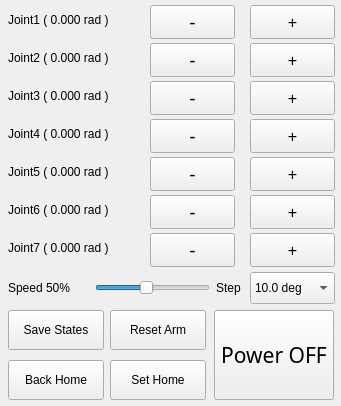
<?xml version="1.0" encoding="UTF-8"?>
<ui version="4.0">
 <class>Form</class>
 <widget class="QWidget" name="Form">
  <property name="geometry">
   <rect>
    <x>0</x>
    <y>0</y>
    <width>341</width>
    <height>406</height>
   </rect>
  </property>
  <property name="minimumSize">
   <size>
    <width>324</width>
    <height>356</height>
   </size>
  </property>
  <property name="maximumSize">
   <size>
    <width>500</width>
    <height>500</height>
   </size>
  </property>
  <property name="cursor">
   <cursorShape>ArrowCursor</cursorShape>
  </property>
  <property name="windowTitle">
   <string>Mantra HMI</string>
  </property>
  <property name="autoFillBackground">
   <bool>false</bool>
  </property>
  <widget class="QPushButton" name="pushButton7_2">
   <property name="geometry">
    <rect>
     <x>250</x>
     <y>233</y>
     <width>85</width>
     <height>34</height>
    </rect>
   </property>
   <property name="font">
    <font>
     <family>Ubuntu</family>
     <pointsize>12</pointsize>
     <weight>50</weight>
     <italic>false</italic>
     <bold>false</bold>
    </font>
   </property>
   <property name="cursor">
    <cursorShape>PointingHandCursor</cursorShape>
   </property>
   <property name="text">
    <string>+</string>
   </property>
  </widget>
  <widget class="QPushButton" name="pushButton2_2">
   <property name="geometry">
    <rect>
     <x>250</x>
     <y>43</y>
     <width>85</width>
     <height>34</height>
    </rect>
   </property>
   <property name="font">
    <font>
     <family>Ubuntu</family>
     <pointsize>12</pointsize>
     <weight>50</weight>
     <italic>false</italic>
     <bold>false</bold>
    </font>
   </property>
   <property name="cursor">
    <cursorShape>PointingHandCursor</cursorShape>
   </property>
   <property name="text">
    <string>+</string>
   </property>
  </widget>
  <widget class="QLabel" name="label_6">
   <property name="geometry">
    <rect>
     <x>8</x>
     <y>194</y>
     <width>130</width>
     <height>32</height>
    </rect>
   </property>
   <property name="text">
    <string>Joint6 ( 0.000 rad )</string>
   </property>
  </widget>
  <widget class="QPushButton" name="pushButton1_1">
   <property name="geometry">
    <rect>
     <x>150</x>
     <y>5</y>
     <width>85</width>
     <height>34</height>
    </rect>
   </property>
   <property name="font">
    <font>
     <family>Ubuntu</family>
     <pointsize>14</pointsize>
     <weight>50</weight>
     <italic>false</italic>
     <bold>false</bold>
    </font>
   </property>
   <property name="cursor">
    <cursorShape>PointingHandCursor</cursorShape>
   </property>
   <property name="text">
    <string>-</string>
   </property>
  </widget>
  <widget class="QPushButton" name="pushButton3_1">
   <property name="geometry">
    <rect>
     <x>150</x>
     <y>81</y>
     <width>85</width>
     <height>34</height>
    </rect>
   </property>
   <property name="font">
    <font>
     <family>Ubuntu</family>
     <pointsize>14</pointsize>
     <weight>50</weight>
     <italic>false</italic>
     <bold>false</bold>
    </font>
   </property>
   <property name="cursor">
    <cursorShape>PointingHandCursor</cursorShape>
   </property>
   <property name="text">
    <string>-</string>
   </property>
  </widget>
  <widget class="QPushButton" name="pushButton6_2">
   <property name="geometry">
    <rect>
     <x>250</x>
     <y>195</y>
     <width>85</width>
     <height>34</height>
    </rect>
   </property>
   <property name="font">
    <font>
     <family>Ubuntu</family>
     <pointsize>12</pointsize>
     <weight>50</weight>
     <italic>false</italic>
     <bold>false</bold>
    </font>
   </property>
   <property name="cursor">
    <cursorShape>PointingHandCursor</cursorShape>
   </property>
   <property name="text">
    <string>+</string>
   </property>
  </widget>
  <widget class="QPushButton" name="pushButton2_1">
   <property name="geometry">
    <rect>
     <x>150</x>
     <y>43</y>
     <width>85</width>
     <height>34</height>
    </rect>
   </property>
   <property name="font">
    <font>
     <family>Ubuntu</family>
     <pointsize>14</pointsize>
     <weight>50</weight>
     <italic>false</italic>
     <bold>false</bold>
    </font>
   </property>
   <property name="cursor">
    <cursorShape>PointingHandCursor</cursorShape>
   </property>
   <property name="text">
    <string>-</string>
   </property>
  </widget>
  <widget class="QPushButton" name="pushButton7_1">
   <property name="geometry">
    <rect>
     <x>150</x>
     <y>233</y>
     <width>85</width>
     <height>34</height>
    </rect>
   </property>
   <property name="font">
    <font>
     <family>Ubuntu</family>
     <pointsize>14</pointsize>
     <weight>50</weight>
     <italic>false</italic>
     <bold>false</bold>
    </font>
   </property>
   <property name="cursor">
    <cursorShape>PointingHandCursor</cursorShape>
   </property>
   <property name="text">
    <string>-</string>
   </property>
  </widget>
  <widget class="QLabel" name="label_5">
   <property name="geometry">
    <rect>
     <x>8</x>
     <y>156</y>
     <width>130</width>
     <height>32</height>
    </rect>
   </property>
   <property name="text">
    <string>Joint5 ( 0.000 rad )</string>
   </property>
  </widget>
  <widget class="QLabel" name="label_2">
   <property name="geometry">
    <rect>
     <x>8</x>
     <y>42</y>
     <width>130</width>
     <height>32</height>
    </rect>
   </property>
   <property name="text">
    <string>Joint2 ( 0.000 rad )</string>
   </property>
  </widget>
  <widget class="QPushButton" name="pushButton3_2">
   <property name="geometry">
    <rect>
     <x>250</x>
     <y>81</y>
     <width>85</width>
     <height>34</height>
    </rect>
   </property>
   <property name="font">
    <font>
     <family>Ubuntu</family>
     <pointsize>12</pointsize>
     <weight>50</weight>
     <italic>false</italic>
     <bold>false</bold>
    </font>
   </property>
   <property name="cursor">
    <cursorShape>PointingHandCursor</cursorShape>
   </property>
   <property name="text">
    <string>+</string>
   </property>
  </widget>
  <widget class="QLabel" name="label_4">
   <property name="geometry">
    <rect>
     <x>8</x>
     <y>118</y>
     <width>130</width>
     <height>32</height>
    </rect>
   </property>
   <property name="text">
    <string>Joint4 ( 0.000 rad )</string>
   </property>
  </widget>
  <widget class="QLabel" name="label_1">
   <property name="geometry">
    <rect>
     <x>8</x>
     <y>4</y>
     <width>130</width>
     <height>32</height>
    </rect>
   </property>
   <property name="text">
    <string>Joint1 ( 0.000 rad )</string>
   </property>
  </widget>
  <widget class="QPushButton" name="pushButton6_1">
   <property name="geometry">
    <rect>
     <x>150</x>
     <y>195</y>
     <width>85</width>
     <height>34</height>
    </rect>
   </property>
   <property name="font">
    <font>
     <family>Ubuntu</family>
     <pointsize>14</pointsize>
     <weight>50</weight>
     <italic>false</italic>
     <bold>false</bold>
    </font>
   </property>
   <property name="cursor">
    <cursorShape>PointingHandCursor</cursorShape>
   </property>
   <property name="text">
    <string>-</string>
   </property>
  </widget>
  <widget class="QPushButton" name="pushButton5_2">
   <property name="geometry">
    <rect>
     <x>250</x>
     <y>157</y>
     <width>85</width>
     <height>34</height>
    </rect>
   </property>
   <property name="font">
    <font>
     <family>Ubuntu</family>
     <pointsize>12</pointsize>
     <weight>50</weight>
     <italic>false</italic>
     <bold>false</bold>
    </font>
   </property>
   <property name="cursor">
    <cursorShape>PointingHandCursor</cursorShape>
   </property>
   <property name="text">
    <string>+</string>
   </property>
  </widget>
  <widget class="QPushButton" name="pushButton4_2">
   <property name="geometry">
    <rect>
     <x>250</x>
     <y>119</y>
     <width>85</width>
     <height>34</height>
    </rect>
   </property>
   <property name="font">
    <font>
     <family>Ubuntu</family>
     <pointsize>12</pointsize>
     <weight>50</weight>
     <italic>false</italic>
     <bold>false</bold>
    </font>
   </property>
   <property name="cursor">
    <cursorShape>PointingHandCursor</cursorShape>
   </property>
   <property name="text">
    <string>+</string>
   </property>
  </widget>
  <widget class="QLabel" name="label_3">
   <property name="geometry">
    <rect>
     <x>8</x>
     <y>80</y>
     <width>130</width>
     <height>32</height>
    </rect>
   </property>
   <property name="text">
    <string>Joint3 ( 0.000 rad )</string>
   </property>
  </widget>
  <widget class="QPushButton" name="pushButton5_1">
   <property name="geometry">
    <rect>
     <x>150</x>
     <y>157</y>
     <width>85</width>
     <height>34</height>
    </rect>
   </property>
   <property name="font">
    <font>
     <family>Ubuntu</family>
     <pointsize>14</pointsize>
     <weight>50</weight>
     <italic>false</italic>
     <bold>false</bold>
    </font>
   </property>
   <property name="cursor">
    <cursorShape>PointingHandCursor</cursorShape>
   </property>
   <property name="text">
    <string>-</string>
   </property>
  </widget>
  <widget class="QPushButton" name="pushButton1_2">
   <property name="geometry">
    <rect>
     <x>250</x>
     <y>5</y>
     <width>85</width>
     <height>34</height>
    </rect>
   </property>
   <property name="font">
    <font>
     <family>Ubuntu</family>
     <pointsize>12</pointsize>
     <weight>50</weight>
     <italic>false</italic>
     <bold>false</bold>
    </font>
   </property>
   <property name="cursor">
    <cursorShape>PointingHandCursor</cursorShape>
   </property>
   <property name="text">
    <string>+</string>
   </property>
  </widget>
  <widget class="QLabel" name="label_7">
   <property name="geometry">
    <rect>
     <x>8</x>
     <y>232</y>
     <width>130</width>
     <height>32</height>
    </rect>
   </property>
   <property name="text">
    <string>Joint7 ( 0.000 rad )</string>
   </property>
  </widget>
  <widget class="QPushButton" name="pushButton4_1">
   <property name="geometry">
    <rect>
     <x>150</x>
     <y>119</y>
     <width>85</width>
     <height>34</height>
    </rect>
   </property>
   <property name="font">
    <font>
     <family>Ubuntu</family>
     <pointsize>14</pointsize>
     <weight>50</weight>
     <italic>false</italic>
     <bold>false</bold>
    </font>
   </property>
   <property name="cursor">
    <cursorShape>PointingHandCursor</cursorShape>
   </property>
   <property name="text">
    <string>-</string>
   </property>
  </widget>
  <widget class="QPushButton" name="saveButton">
   <property name="geometry">
    <rect>
     <x>8</x>
     <y>310</y>
     <width>96</width>
     <height>40</height>
    </rect>
   </property>
   <property name="minimumSize">
    <size>
     <width>96</width>
     <height>30</height>
    </size>
   </property>
   <property name="maximumSize">
    <size>
     <width>120</width>
     <height>120</height>
    </size>
   </property>
   <property name="cursor">
    <cursorShape>PointingHandCursor</cursorShape>
   </property>
   <property name="text">
    <string>Save States</string>
   </property>
  </widget>
  <widget class="QPushButton" name="powerButton">
   <property name="geometry">
    <rect>
     <x>214</x>
     <y>310</y>
     <width>120</width>
     <height>90</height>
    </rect>
   </property>
   <property name="minimumSize">
    <size>
     <width>30</width>
     <height>30</height>
    </size>
   </property>
   <property name="maximumSize">
    <size>
     <width>200</width>
     <height>200</height>
    </size>
   </property>
   <property name="font">
    <font>
     <family>Ubuntu Mono</family>
     <pointsize>16</pointsize>
     <weight>50</weight>
     <italic>false</italic>
     <bold>false</bold>
    </font>
   </property>
   <property name="cursor">
    <cursorShape>PointingHandCursor</cursorShape>
   </property>
   <property name="text">
    <string>Power OFF</string>
   </property>
  </widget>
  <widget class="QPushButton" name="resetButton">
   <property name="geometry">
    <rect>
     <x>110</x>
     <y>310</y>
     <width>96</width>
     <height>40</height>
    </rect>
   </property>
   <property name="minimumSize">
    <size>
     <width>96</width>
     <height>30</height>
    </size>
   </property>
   <property name="maximumSize">
    <size>
     <width>120</width>
     <height>120</height>
    </size>
   </property>
   <property name="cursor">
    <cursorShape>PointingHandCursor</cursorShape>
   </property>
   <property name="text">
    <string>Reset Arm</string>
   </property>
  </widget>
  <widget class="QSlider" name="horizontalSlider">
   <property name="geometry">
    <rect>
     <x>95</x>
     <y>272</y>
     <width>115</width>
     <height>32</height>
    </rect>
   </property>
   <property name="cursor">
    <cursorShape>PointingHandCursor</cursorShape>
   </property>
   <property name="focusPolicy">
    <enum>Qt::StrongFocus</enum>
   </property>
   <property name="autoFillBackground">
    <bool>false</bool>
   </property>
   <property name="minimum">
    <number>10</number>
   </property>
   <property name="maximum">
    <number>100</number>
   </property>
   <property name="value">
    <number>50</number>
   </property>
   <property name="sliderPosition">
    <number>50</number>
   </property>
   <property name="orientation">
    <enum>Qt::Horizontal</enum>
   </property>
   <property name="tickPosition">
    <enum>QSlider::NoTicks</enum>
   </property>
   <property name="tickInterval">
    <number>8</number>
   </property>
  </widget>
  <widget class="QLabel" name="label_8">
   <property name="geometry">
    <rect>
     <x>8</x>
     <y>272</y>
     <width>91</width>
     <height>32</height>
    </rect>
   </property>
   <property name="text">
    <string>Speed 50%</string>
   </property>
  </widget>
  <widget class="QComboBox" name="comboBox">
   <property name="geometry">
    <rect>
     <x>250</x>
     <y>272</y>
     <width>85</width>
     <height>32</height>
    </rect>
   </property>
   <property name="currentIndex">
    <number>3</number>
   </property>
   <item>
    <property name="text">
     <string>90.0 deg</string>
    </property>
   </item>
   <item>
    <property name="text">
     <string>60.0 deg</string>
    </property>
   </item>
   <item>
    <property name="text">
     <string>30.0 deg</string>
    </property>
   </item>
   <item>
    <property name="text">
     <string>10.0 deg</string>
    </property>
   </item>
   <item>
    <property name="text">
     <string>5.00 deg</string>
    </property>
   </item>
   <item>
    <property name="text">
     <string>1.00 deg</string>
    </property>
   </item>
   <item>
    <property name="text">
     <string>0.50 deg</string>
    </property>
   </item>
   <item>
    <property name="text">
     <string>0.25 deg</string>
    </property>
   </item>
   <item>
    <property name="text">
     <string>0.10 deg</string>
    </property>
   </item>
   <item>
    <property name="text">
     <string>0.05 deg</string>
    </property>
   </item>
   <item>
    <property name="text">
     <string>1.60 rad</string>
    </property>
   </item>
   <item>
    <property name="text">
     <string>0.80 rad</string>
    </property>
   </item>
   <item>
    <property name="text">
     <string>0.40 rad</string>
    </property>
   </item>
   <item>
    <property name="text">
     <string>0.20 rad</string>
    </property>
   </item>
   <item>
    <property name="text">
     <string>0.10 rad</string>
    </property>
   </item>
   <item>
    <property name="text">
     <string>0.05 rad</string>
    </property>
   </item>
   <item>
    <property name="text">
     <string>0.02 rad</string>
    </property>
   </item>
   <item>
    <property name="text">
     <string>0.01 rad</string>
    </property>
   </item>
  </widget>
  <widget class="QLabel" name="label_9">
   <property name="geometry">
    <rect>
     <x>216</x>
     <y>272</y>
     <width>31</width>
     <height>32</height>
    </rect>
   </property>
   <property name="text">
    <string>Step</string>
   </property>
  </widget>
  <widget class="QPushButton" name="setHomeButton">
   <property name="geometry">
    <rect>
     <x>110</x>
     <y>360</y>
     <width>96</width>
     <height>40</height>
    </rect>
   </property>
   <property name="minimumSize">
    <size>
     <width>96</width>
     <height>30</height>
    </size>
   </property>
   <property name="maximumSize">
    <size>
     <width>120</width>
     <height>120</height>
    </size>
   </property>
   <property name="cursor">
    <cursorShape>PointingHandCursor</cursorShape>
   </property>
   <property name="text">
    <string>Set Home</string>
   </property>
  </widget>
  <widget class="QPushButton" name="backHomeButton">
   <property name="geometry">
    <rect>
     <x>8</x>
     <y>360</y>
     <width>96</width>
     <height>40</height>
    </rect>
   </property>
   <property name="minimumSize">
    <size>
     <width>96</width>
     <height>30</height>
    </size>
   </property>
   <property name="maximumSize">
    <size>
     <width>120</width>
     <height>120</height>
    </size>
   </property>
   <property name="cursor">
    <cursorShape>PointingHandCursor</cursorShape>
   </property>
   <property name="text">
    <string>Back Home</string>
   </property>
  </widget>
 </widget>
 <tabstops>
  <tabstop>pushButton1_1</tabstop>
  <tabstop>pushButton1_2</tabstop>
  <tabstop>pushButton2_1</tabstop>
  <tabstop>pushButton2_2</tabstop>
  <tabstop>pushButton3_1</tabstop>
  <tabstop>pushButton3_2</tabstop>
  <tabstop>pushButton4_1</tabstop>
  <tabstop>pushButton4_2</tabstop>
  <tabstop>pushButton5_1</tabstop>
  <tabstop>pushButton5_2</tabstop>
  <tabstop>pushButton6_1</tabstop>
  <tabstop>pushButton6_2</tabstop>
  <tabstop>pushButton7_1</tabstop>
  <tabstop>pushButton7_2</tabstop>
 </tabstops>
 <resources/>
 <connections>
  <connection>
   <sender>pushButton1_1</sender>
   <signal>pressed()</signal>
   <receiver>Form</receiver>
   <slot>joint1_minus()</slot>
   <hints>
    <hint type="sourcelabel">
     <x>261</x>
     <y>27</y>
    </hint>
    <hint type="destinationlabel">
     <x>158</x>
     <y>0</y>
    </hint>
   </hints>
  </connection>
  <connection>
   <sender>pushButton1_2</sender>
   <signal>pressed()</signal>
   <receiver>Form</receiver>
   <slot>joint1_plus()</slot>
   <hints>
    <hint type="sourcelabel">
     <x>352</x>
     <y>24</y>
    </hint>
    <hint type="destinationlabel">
     <x>247</x>
     <y>0</y>
    </hint>
   </hints>
  </connection>
  <connection>
   <sender>powerButton</sender>
   <signal>pressed()</signal>
   <receiver>Form</receiver>
   <slot>power()</slot>
   <hints>
    <hint type="sourcelabel">
     <x>303</x>
     <y>335</y>
    </hint>
    <hint type="destinationlabel">
     <x>222</x>
     <y>0</y>
    </hint>
   </hints>
  </connection>
  <connection>
   <sender>pushButton2_1</sender>
   <signal>pressed()</signal>
   <receiver>Form</receiver>
   <slot>joint2_minus()</slot>
   <hints>
    <hint type="sourcelabel">
     <x>289</x>
     <y>64</y>
    </hint>
    <hint type="destinationlabel">
     <x>191</x>
     <y>0</y>
    </hint>
   </hints>
  </connection>
  <connection>
   <sender>pushButton2_2</sender>
   <signal>pressed()</signal>
   <receiver>Form</receiver>
   <slot>joint2_plus()</slot>
   <hints>
    <hint type="sourcelabel">
     <x>383</x>
     <y>56</y>
    </hint>
    <hint type="destinationlabel">
     <x>284</x>
     <y>0</y>
    </hint>
   </hints>
  </connection>
  <connection>
   <sender>pushButton3_1</sender>
   <signal>pressed()</signal>
   <receiver>Form</receiver>
   <slot>joint3_minus()</slot>
   <hints>
    <hint type="sourcelabel">
     <x>251</x>
     <y>101</y>
    </hint>
    <hint type="destinationlabel">
     <x>130</x>
     <y>82</y>
    </hint>
   </hints>
  </connection>
  <connection>
   <sender>pushButton3_2</sender>
   <signal>pressed()</signal>
   <receiver>Form</receiver>
   <slot>joint3_plus()</slot>
   <hints>
    <hint type="sourcelabel">
     <x>346</x>
     <y>105</y>
    </hint>
    <hint type="destinationlabel">
     <x>129</x>
     <y>116</y>
    </hint>
   </hints>
  </connection>
  <connection>
   <sender>pushButton4_1</sender>
   <signal>pressed()</signal>
   <receiver>Form</receiver>
   <slot>joint4_minus()</slot>
   <hints>
    <hint type="sourcelabel">
     <x>285</x>
     <y>136</y>
    </hint>
    <hint type="destinationlabel">
     <x>45</x>
     <y>152</y>
    </hint>
   </hints>
  </connection>
  <connection>
   <sender>pushButton4_2</sender>
   <signal>pressed()</signal>
   <receiver>Form</receiver>
   <slot>joint4_plus()</slot>
   <hints>
    <hint type="sourcelabel">
     <x>345</x>
     <y>140</y>
    </hint>
    <hint type="destinationlabel">
     <x>320</x>
     <y>140</y>
    </hint>
   </hints>
  </connection>
  <connection>
   <sender>pushButton5_1</sender>
   <signal>pressed()</signal>
   <receiver>Form</receiver>
   <slot>joint5_minus()</slot>
   <hints>
    <hint type="sourcelabel">
     <x>280</x>
     <y>176</y>
    </hint>
    <hint type="destinationlabel">
     <x>131</x>
     <y>192</y>
    </hint>
   </hints>
  </connection>
  <connection>
   <sender>pushButton5_2</sender>
   <signal>pressed()</signal>
   <receiver>Form</receiver>
   <slot>joint5_plus()</slot>
   <hints>
    <hint type="sourcelabel">
     <x>379</x>
     <y>178</y>
    </hint>
    <hint type="destinationlabel">
     <x>320</x>
     <y>182</y>
    </hint>
   </hints>
  </connection>
  <connection>
   <sender>pushButton6_1</sender>
   <signal>pressed()</signal>
   <receiver>Form</receiver>
   <slot>joint6_minus()</slot>
   <hints>
    <hint type="sourcelabel">
     <x>289</x>
     <y>222</y>
    </hint>
    <hint type="destinationlabel">
     <x>72</x>
     <y>229</y>
    </hint>
   </hints>
  </connection>
  <connection>
   <sender>pushButton6_2</sender>
   <signal>pressed()</signal>
   <receiver>Form</receiver>
   <slot>joint6_plus()</slot>
   <hints>
    <hint type="sourcelabel">
     <x>380</x>
     <y>211</y>
    </hint>
    <hint type="destinationlabel">
     <x>319</x>
     <y>218</y>
    </hint>
   </hints>
  </connection>
  <connection>
   <sender>pushButton7_1</sender>
   <signal>pressed()</signal>
   <receiver>Form</receiver>
   <slot>joint7_minus()</slot>
   <hints>
    <hint type="sourcelabel">
     <x>286</x>
     <y>248</y>
    </hint>
    <hint type="destinationlabel">
     <x>172</x>
     <y>290</y>
    </hint>
   </hints>
  </connection>
  <connection>
   <sender>pushButton7_2</sender>
   <signal>pressed()</signal>
   <receiver>Form</receiver>
   <slot>joint7_plus()</slot>
   <hints>
    <hint type="sourcelabel">
     <x>379</x>
     <y>254</y>
    </hint>
    <hint type="destinationlabel">
     <x>311</x>
     <y>287</y>
    </hint>
   </hints>
  </connection>
  <connection>
   <sender>saveButton</sender>
   <signal>pressed()</signal>
   <receiver>Form</receiver>
   <slot>save_state()</slot>
   <hints>
    <hint type="sourcelabel">
     <x>44</x>
     <y>320</y>
    </hint>
    <hint type="destinationlabel">
     <x>93</x>
     <y>267</y>
    </hint>
   </hints>
  </connection>
  <connection>
   <sender>pushButton1_1</sender>
   <signal>released()</signal>
   <receiver>Form</receiver>
   <slot>joint1_minus_done()</slot>
   <hints>
    <hint type="sourcelabel">
     <x>243</x>
     <y>26</y>
    </hint>
    <hint type="destinationlabel">
     <x>10</x>
     <y>0</y>
    </hint>
   </hints>
  </connection>
  <connection>
   <sender>pushButton1_2</sender>
   <signal>released()</signal>
   <receiver>Form</receiver>
   <slot>joint1_plus_done()</slot>
   <hints>
    <hint type="sourcelabel">
     <x>401</x>
     <y>21</y>
    </hint>
    <hint type="destinationlabel">
     <x>321</x>
     <y>0</y>
    </hint>
   </hints>
  </connection>
  <connection>
   <sender>pushButton2_1</sender>
   <signal>released()</signal>
   <receiver>Form</receiver>
   <slot>joint2_minus_done()</slot>
   <hints>
    <hint type="sourcelabel">
     <x>306</x>
     <y>58</y>
    </hint>
    <hint type="destinationlabel">
     <x>7</x>
     <y>38</y>
    </hint>
   </hints>
  </connection>
  <connection>
   <sender>pushButton2_2</sender>
   <signal>released()</signal>
   <receiver>Form</receiver>
   <slot>joint2_plus_done()</slot>
   <hints>
    <hint type="sourcelabel">
     <x>366</x>
     <y>57</y>
    </hint>
    <hint type="destinationlabel">
     <x>5</x>
     <y>78</y>
    </hint>
   </hints>
  </connection>
  <connection>
   <sender>pushButton3_1</sender>
   <signal>released()</signal>
   <receiver>Form</receiver>
   <slot>joint3_minus_done()</slot>
   <hints>
    <hint type="sourcelabel">
     <x>277</x>
     <y>101</y>
    </hint>
    <hint type="destinationlabel">
     <x>4</x>
     <y>114</y>
    </hint>
   </hints>
  </connection>
  <connection>
   <sender>pushButton3_2</sender>
   <signal>released()</signal>
   <receiver>Form</receiver>
   <slot>joint3_plus_done()</slot>
   <hints>
    <hint type="sourcelabel">
     <x>407</x>
     <y>100</y>
    </hint>
    <hint type="destinationlabel">
     <x>321</x>
     <y>100</y>
    </hint>
   </hints>
  </connection>
  <connection>
   <sender>pushButton4_1</sender>
   <signal>released()</signal>
   <receiver>Form</receiver>
   <slot>joint4_minus_done()</slot>
   <hints>
    <hint type="sourcelabel">
     <x>312</x>
     <y>134</y>
    </hint>
    <hint type="destinationlabel">
     <x>125</x>
     <y>151</y>
    </hint>
   </hints>
  </connection>
  <connection>
   <sender>pushButton4_2</sender>
   <signal>released()</signal>
   <receiver>Form</receiver>
   <slot>joint4_plus_done()</slot>
   <hints>
    <hint type="sourcelabel">
     <x>389</x>
     <y>127</y>
    </hint>
    <hint type="destinationlabel">
     <x>320</x>
     <y>158</y>
    </hint>
   </hints>
  </connection>
  <connection>
   <sender>pushButton5_1</sender>
   <signal>released()</signal>
   <receiver>Form</receiver>
   <slot>joint5_minus_done()</slot>
   <hints>
    <hint type="sourcelabel">
     <x>313</x>
     <y>171</y>
    </hint>
    <hint type="destinationlabel">
     <x>118</x>
     <y>190</y>
    </hint>
   </hints>
  </connection>
  <connection>
   <sender>pushButton5_2</sender>
   <signal>released()</signal>
   <receiver>Form</receiver>
   <slot>joint5_plus_done()</slot>
   <hints>
    <hint type="sourcelabel">
     <x>402</x>
     <y>165</y>
    </hint>
    <hint type="destinationlabel">
     <x>321</x>
     <y>196</y>
    </hint>
   </hints>
  </connection>
  <connection>
   <sender>pushButton6_1</sender>
   <signal>released()</signal>
   <receiver>Form</receiver>
   <slot>joint6_minus_done()</slot>
   <hints>
    <hint type="sourcelabel">
     <x>253</x>
     <y>205</y>
    </hint>
    <hint type="destinationlabel">
     <x>130</x>
     <y>197</y>
    </hint>
   </hints>
  </connection>
  <connection>
   <sender>pushButton6_2</sender>
   <signal>released()</signal>
   <receiver>Form</receiver>
   <slot>joint6_plus_done()</slot>
   <hints>
    <hint type="sourcelabel">
     <x>371</x>
     <y>203</y>
    </hint>
    <hint type="destinationlabel">
     <x>320</x>
     <y>232</y>
    </hint>
   </hints>
  </connection>
  <connection>
   <sender>pushButton7_1</sender>
   <signal>released()</signal>
   <receiver>Form</receiver>
   <slot>joint7_minus_done()</slot>
   <hints>
    <hint type="sourcelabel">
     <x>308</x>
     <y>250</y>
    </hint>
    <hint type="destinationlabel">
     <x>35</x>
     <y>268</y>
    </hint>
   </hints>
  </connection>
  <connection>
   <sender>pushButton7_2</sender>
   <signal>released()</signal>
   <receiver>Form</receiver>
   <slot>joint7_plus_done()</slot>
   <hints>
    <hint type="sourcelabel">
     <x>338</x>
     <y>247</y>
    </hint>
    <hint type="destinationlabel">
     <x>317</x>
     <y>271</y>
    </hint>
   </hints>
  </connection>
  <connection>
   <sender>horizontalSlider</sender>
   <signal>valueChanged(int)</signal>
   <receiver>Form</receiver>
   <slot>slide_moved()</slot>
   <hints>
    <hint type="sourcelabel">
     <x>225</x>
     <y>288</y>
    </hint>
    <hint type="destinationlabel">
     <x>216</x>
     <y>308</y>
    </hint>
   </hints>
  </connection>
  <connection>
   <sender>resetButton</sender>
   <signal>pressed()</signal>
   <receiver>Form</receiver>
   <slot>reset_arm()</slot>
   <hints>
    <hint type="sourcelabel">
     <x>162</x>
     <y>327</y>
    </hint>
    <hint type="destinationlabel">
     <x>321</x>
     <y>342</y>
    </hint>
   </hints>
  </connection>
  <connection>
   <sender>comboBox</sender>
   <signal>currentIndexChanged(int)</signal>
   <receiver>Form</receiver>
   <slot>selectionchange()</slot>
   <hints>
    <hint type="sourcelabel">
     <x>381</x>
     <y>300</y>
    </hint>
    <hint type="destinationlabel">
     <x>331</x>
     <y>300</y>
    </hint>
   </hints>
  </connection>
  <connection>
   <sender>setHomeButton</sender>
   <signal>pressed()</signal>
   <receiver>Form</receiver>
   <slot>set_home()</slot>
   <hints>
    <hint type="sourcelabel">
     <x>156</x>
     <y>376</y>
    </hint>
    <hint type="destinationlabel">
     <x>205</x>
     <y>381</y>
    </hint>
   </hints>
  </connection>
  <connection>
   <sender>backHomeButton</sender>
   <signal>pressed()</signal>
   <receiver>Form</receiver>
   <slot>back_home()</slot>
   <hints>
    <hint type="sourcelabel">
     <x>97</x>
     <y>380</y>
    </hint>
    <hint type="destinationlabel">
     <x>326</x>
     <y>381</y>
    </hint>
   </hints>
  </connection>
 </connections>
 <slots>
  <slot>joint1_minus()</slot>
  <slot>joint1_plus()</slot>
  <slot>joint2_minus()</slot>
  <slot>joint2_plus()</slot>
  <slot>joint3_minus()</slot>
  <slot>joint3_plus()</slot>
  <slot>joint4_minus()</slot>
  <slot>joint4_plus()</slot>
  <slot>joint5_minus()</slot>
  <slot>joint5_plus()</slot>
  <slot>joint6_minus()</slot>
  <slot>joint6_plus()</slot>
  <slot>joint7_minus()</slot>
  <slot>joint7_plus()</slot>
  <slot>save_state()</slot>
  <slot>joint1_minus_done()</slot>
  <slot>joint2_minus_done()</slot>
  <slot>joint3_minus_done()</slot>
  <slot>joint4_minus_done()</slot>
  <slot>joint5_minus_done()</slot>
  <slot>joint6_minus_done()</slot>
  <slot>joint7_minus_done()</slot>
  <slot>joint1_plus_done()</slot>
  <slot>joint2_plus_done()</slot>
  <slot>joint3_plus_done()</slot>
  <slot>joint4_plus_done()</slot>
  <slot>joint5_plus_done()</slot>
  <slot>joint6_plus_done()</slot>
  <slot>joint7_plus_done()</slot>
  <slot>slide_moved()</slot>
  <slot>selectionchange()</slot>
  <slot>power()</slot>
  <slot>set_home()</slot>
  <slot>back_home()</slot>
  <slot>reset_arm()</slot>
 </slots>
</ui>
